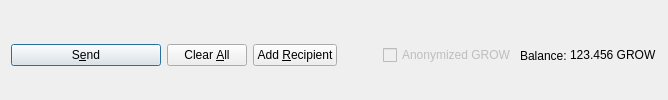
         <widget class="QFrame" name="frame_Send">
          <layout class="QHBoxLayout" name="horizontalLayout">
           <property name="bottomMargin">
            <number>0</number>
           </property>
           <item>
            <widget class="QPushButton" name="sendButton">
             <property name="minimumSize">
              <size>
               <width>150</width>
               <height>0</height>
              </size>
             </property>
             <property name="toolTip">
              <string>Confirm the send action</string>
             </property>
             <property name="text">
              <string>S&amp;end</string>
             </property>
             <property name="icon">
              <iconset resource="../bitcoin.qrc">
               <normaloff>:/icons/send</normaloff>:/icons/send</iconset>
             </property>
             <property name="autoDefault">
              <bool>false</bool>
             </property>
             <property name="default">
              <bool>true</bool>
             </property>
            </widget>
           </item>
           <item>
            <widget class="QPushButton" name="clearButton">
             <property name="sizePolicy">
              <sizepolicy hsizetype="Minimum" vsizetype="Fixed">
               <horstretch>0</horstretch>
               <verstretch>0</verstretch>
              </sizepolicy>
             </property>
             <property name="toolTip">
              <string>Clear all fields of the form.</string>
             </property>
             <property name="text">
              <string>Clear &amp;All</string>
             </property>
             <property name="icon">
              <iconset resource="../bitcoin.qrc">
               <normaloff>:/icons/remove</normaloff>:/icons/remove</iconset>
             </property>
             <property name="autoDefault">
              <bool>false</bool>
             </property>
            </widget>
           </item>
           <item>
            <widget class="QPushButton" name="addButton">
             <property name="toolTip">
              <string>Send to multiple recipients at once</string>
             </property>
             <property name="text">
              <string>Add &amp;Recipient</string>
             </property>
             <property name="icon">
              <iconset resource="../bitcoin.qrc">
               <normaloff>:/icons/add</normaloff>:/icons/add</iconset>
             </property>
             <property name="autoDefault">
              <bool>false</bool>
             </property>
            </widget>
           </item>
           <item>
            <spacer name="horizontalSpacer">
             <property name="orientation">
              <enum>Qt::Horizontal</enum>
             </property>
             <property name="sizeHint" stdset="0">
              <size>
               <width>40</width>
               <height>20</height>
              </size>
             </property>
            </spacer>
           </item>
           <item>
            <layout class="QHBoxLayout" name="horizontalLayout_2">
             <property name="spacing">
              <number>3</number>
             </property>
             <item>
              <widget class="QCheckBox" name="checkzPIV">
               <property name="enabled">
                <bool>false</bool>
               </property>
               <property name="text">
                <string>Anonymized GROW</string>
               </property>
              </widget>
             </item>
             <item>
              <widget class="QLabel" name="label">
               <property name="text">
                <string>Balance:</string>
               </property>
              </widget>
             </item>
             <item>
              <widget class="QLabel" name="labelBalance">
               <property name="sizePolicy">
                <sizepolicy hsizetype="Preferred" vsizetype="Fixed">
                 <horstretch>0</horstretch>
                 <verstretch>0</verstretch>
                </sizepolicy>
               </property>
               <property name="cursor">
                <cursorShape>IBeamCursor</cursorShape>
               </property>
               <property name="text">
                <string notr="true">123.456 GROW</string>
               </property>
               <property name="textInteractionFlags">
                <set>Qt::LinksAccessibleByMouse|Qt::TextSelectableByKeyboard|Qt::TextSelectableByMouse</set>
               </property>
              </widget>
             </item>
            </layout>
           </item>
          </layout>
         </widget>
